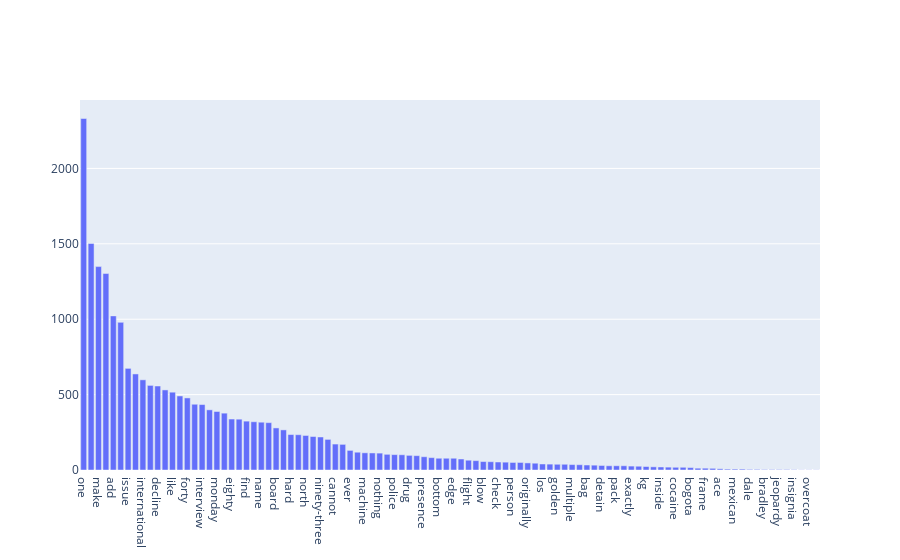

Write notebook code for a chart like this one.
### Markdown cell above
Jetons un coup d'oeil sur la répartition des mots de notre index selon leur occurences (barplot)

### Code cell
index_series = pd.Series(index)
top_display  = 100 
data  = [go.Bar(
            x= index_series[:top_display].apply(len).sort_values(ascending=False).index,
            y= index_series[:top_display].apply(len).sort_values(ascending=False).values,
)]
iplot(data)

### Figure 1 — Plotly figure (JSON) as saved in the notebook; plotly's stock layout.template omitted (floating-point values rounded to 4 significant figures)
{"data": [{"type": "bar", "x": ["one", "percent", "make", "last", "add", "high", "issue", "day", "international", "late", "decline", "far", "like", "earlier", "forty", "open", "interview", "estimate", "monday", "pound", "eighty", "leave", "find", "least", "name", "forty-two", "board", "city", "hard", "asia", "north", "carry", "ninety-three", "commercial", "cannot", "family", "ever", "airline", "machine", "administration", "nothing", "lawyer", "police", "live", "drug", "passenger", "presence", "airport", "bottom", "california", "edge", "mine", "flight", "kill", "blow", "else", "check", "mexico", "person", "colombia", "originally", "arrest", "los", "angeles", "golden", "discover", "multiple", "colombian", "bag", "pilot", "detain", "prosecutor", "pack", "grade", "exactly", "career", "kg", "enforcement", "inside", "cartel", "cocaine", "false", "bogota", "passport", "frame", "dakota", "ace", "aviator", "mexican", "clothes", "dale", "panama", "bradley", "interpreter", "jeopardy", "heroin", "insignia", "brandt", "overcoat", "dea"], "y": [2331, 1502, 1349, 1303, 1022, 979, 674, 637, 598, 561, 557, 531, 516, 491, 478, 436, 434, 399, 388, 377, 338, 337, 324, 320, 317, 314, 279, 266, 235, 234, 229, 222, 219, 203, 172, 170, 130, 118, 114, 113, 112, 104, 102, 101, 97, 95, 88, 82, 78, 78, 78, 73, 65, 62, 56, 55, 53, 52, 50, 50, 47, 45, 40, 39, 38, 38, 36, 35, 33, 32, 30, 28, 28, 28, 26, 25, 23, 21, 20, 19, 18, 18, 16, 12, 12, 11, 8, 6, 6, 6, 4, 4, 3, 3, 3, 3, 2, 1, 1, 1]}], "layout": {"autosize": true, "xaxis": {"autorange": true, "range": [-0.5, 99.5], "type": "category"}, "yaxis": {"autorange": true, "range": [0, 2454.0], "type": "linear"}}}
